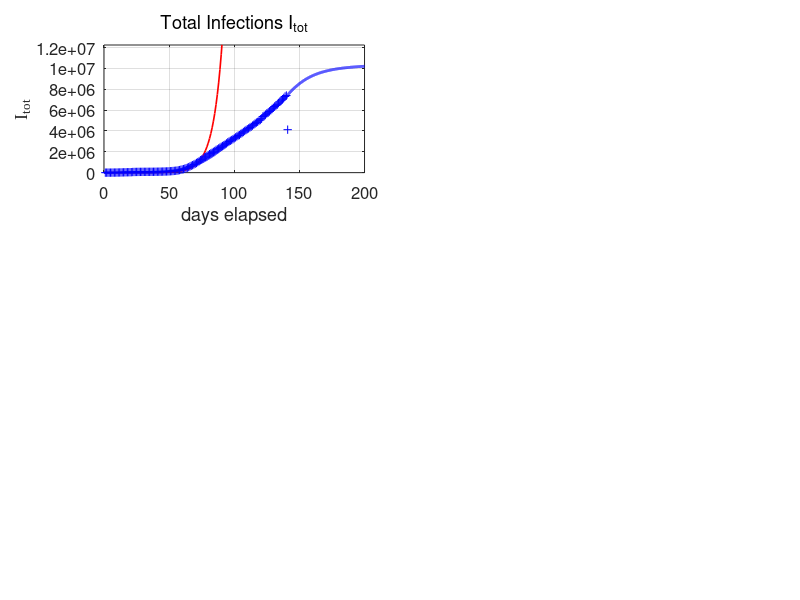

The MATLAB source for this figure: (Note: this script raises an error after producing the figure.)
% covid19CHINA.m

% Revised:  2020 05 16

% Mathemtatical model for the spread of the covid19 virus
% Model for AUSTRALIAL spread of virus
% Data from https://www.worldometers.info/coronavirus/
% Date file:  covid19.mat  variable covid19
% Model specified by the variables in the INPUT SECTION of the Script

% DOING PHYSICS WITH MATLAB: 
%   ../mphome.htm
% Documentation
%   http://www.physics.usyd.edu.au/teach_res/mp/doc/sird19EA.htm
% Download Scripts
%   http://www.physics.usyd.edu.au/teach_res/mp/mscripts/

% Ian Cooper
% email: matlabvisualphysics@gmail.com
% Matlab 2019b

% Populations: Data d / Model
% Susceptible individuals:  Sd  S
% Active infections (currently infected);  Id  I
% Removed Rm
% Recovered:  Rd  R
% Dead:  Dd  D


close all
clear
clc

global Imax Rmax Dmax ITmax Smax

% DATA  ===============================================================
load('covid19.mat')
Ndays  = find(covid19 == 0,1) - 1;  

% save covid19.mat covid19

% DATA: variable covid19
% Col 1: World   Id   Currently Infected Cases
% Col 2: World   Rd   Recovered
% Col 3: World   Dd   Deaths

% Data for China with Script svr19CHINA.m
% Col 4: China   Total infected cases
% Col 5: China   Currently Infected Cases
% Col 6: China   Deaths
% Col 7: USA     Total infected cases
% Col 8: USA     Currently infected cases
% Col 9: USA     Deaths
% Col 10: AUST     Total infected cases
% Col 11: AUST     Currently infected cases
% Col 12: AUST     Deaths
% Col 13: IND     Total infected cases
% Col 14: IND     Currently infected cases
% Col 15: IND     Deaths

% DATA: Id Rd Dd / Number of data days for COVID19  
  Rd  = covid19(1:Ndays,2);
  Id  = covid19(1:Ndays,1);
  Dd  = covid19(1:Ndays,3);  
  
  Ndays = length(Id);
  
  Idtot = Id + Rd + Dd;
  Idmax = max(Id);
  Rdmax = max(Rd);
  Ddmax = max(Dd);
  ITdmax = max(Idtot);

% MODEL INPUT PARAMETERS  ============================================
% Model: number of time steps 
  num = 5000;
% Maximum number of days for model   [200]
  tMax = 200;

% Initial number of infections   [0.004] 
  I = zeros(num,1);
  I(1) = 1e-4;
% Adjustable model parameters  
% S --> I  [0.38] 
  a = 0.12;
% I --> Rm  [0.036]
  b = 0.025;
%  r = 0.91;    % recoveries
%  d = 1 - r;   % deaths
% Population scaling factor
%  f = 8.7171e4;
  f = 9e6;
% Time index
  t_index = 77; 
% Exponential growth
     th = 5; t0 = 0; 
% Starting Date
  zSTART = datenum([2020 1 22]);

% SETUP  ==============================================================
% Time [days]
  t = linspace(0,tMax,num)';
  dt = t(2) - t(1);
% Exponential growth
  k = log(2)/th;  tE = 0:100;
  v0 = 177400/exp(k*60);
  v = v0.*exp(k*(tE - t0));

% Model: S  D  R  
  S  = zeros(num,1);
  Rm = zeros(num,1);
    
% Model: Initial values for populations
  S(1) = 1;
  
% MODEL: Time Evolution  ==============================================
for n = 1:num-1
  dS = -a*S(n)*I(n)*dt;
  dI = -dS;
  dRm = b*I(n)*dt;
  S(n+1) =  S(n) + dS;
   
  if n == 1700; S(n+1) = 0.70; end
  if n == 2500; S(n+1) = 0.40; end
  if n == 2700; S(n+1) = 0.35; end
  if n == 3100; S(n+1) = 0.38; end
  if n == 3400; S(n+1) = 0.42; end
  
  I(n+1) =  I(n) + dI - dRm;
  Rm(n+1) = Rm(n)+ dRm;
end

% Scale populations
  I = f.*I;
  Rm = f.*Rm;
  k0 = 0.5e-6;
  D0 = 5e5;
  D = D0.*(1 - exp(-k0.*Rm));
  R = Rm - D;
  Itot = I + Rm;

  Imax = max(I);
  Rmax = max(R);
  Dmax = max(D);
  Smax = max(S);
  ITmax = max(Itot);
    
% Percentages: model
  pI = 100*I(end) / Itot(end);
  pR = 100*R(end) / Itot(end);
  pD = 100*D(end) / Itot(end);
  
% Percentages: Data
  pId = 100*Id(end) / Idtot(end);
  pRd = 100*Rd(end) / Idtot(end);
  pDd = 100*Dd(end) / Idtot(end);
  

% *********************************************************************  
% GRAPHICS
% ********************************************************************* 

figure(1)
  set(gcf,'units','normalized');
  set(gcf,'position',[0.03 0.03 0.55 0.75]);
  set(gcf,'color','w');

subplot(3,2,1)   % Total infections
    xP = tE;
    yP = v;
    plot(xP,yP,'r','linewidth',1.2)
   
    hold on
    xP = 1: Ndays;
    yP = Idtot; 
    plot(xP,yP,'b+')
    hold on
    xP = t; yP = Itot;
    plot(xP,yP,'b','linewidth',2)
    
    xlim([0 tMax])
    ylim([0 1.2*ITmax])
    grid on
    xlabel('days elapsed')
    ylabel('I_{tot}','FontName','Times New Roman')
    title('Total Infections I_{tot}','fontweight','normal');
    set(gca,'fontsize',12)  
 %   set(gca,'Position', [0.0850 0.7093+0.04 0.3347 0.2157]);
    yMax = ylim;
    z = yMax(2);
    plotMonths(z)
    
  
subplot(3,2,2)  % INFECTIONS
    xP = 1: Ndays;
    yP = Id;
    plot(xP,yP,'b+')   
    hold on
    
%     xP = t_index; yP = Id(t_index);
%     plot(xP,yP,'bo','markerfacecolor','b','markersize',8)
    
    xP = t; yP = I;
    plot(xP,yP,'b','linewidth',2)
   
    grid on
    title('Active Infections  I','fontweight','normal')
    ylabel('I','FontName','Times New Roman') 
    xlabel('days elapsed')
    set(gca,'fontsize',12)
    yMax = ylim;
    z = yMax(2);
    plotMonths(z)
    
    
subplot(3,2,3)   % RECOVERIES
    xP = 1: Ndays;
    yP = Rd; 
    plot(xP,yP,'k+')
    hold on
 
%     xP = t_index; yP = Rd(t_index);
%     plot(xP,yP,'ko','markerfacecolor','k','markersize',8)
%     
    xP = t; yP = R;
    plot(xP,yP,'k','linewidth',2)
    
    xlim([0 tMax])
    grid on
    ylabel('R')
    xlabel('days elapsed')
    title('Recoveries  R','fontweight','normal')
    set(gca,'fontsize',12)
%    set(gca,'Position', [0.0800 0.4096+0.04 0.3347 0.2157]);
   yMax = ylim;
    z = yMax(2);
    plotMonths(z)
    
    
 subplot(3,2,4)    % DEATHS
    xP = 1: Ndays;
    yP = Dd; 
    plot(xP,yP,'r+')
    hold on
 
%     xP = t_index; yP = Dd(t_index);
%     plot(xP,yP,'ro','markerfacecolor','r','markersize',8)
    
    xP = t; yP = D;
    plot(xP,yP,'r','linewidth',2)
   
    xlim([0 tMax])
    grid on
    ylabel('D')
    xlabel('days elapsed')
    title('Deaths  D','fontweight','normal')
    set(gca,'fontsize',12) 
 %   set(gca,'Position', [0.5703-0.04 0.4096+0.04 0.3347 0.2157]);
    yMax = ylim;
    z = yMax(2);
    plotMonths(z)
 

 subplot(3,2,5)
    xP = t; yP = S;
    plot(xP,yP,'b','linewidth',2)
    hold on
    
    xlim([0 tMax])
    ylim([0 1.1*Smax])
    grid on
    xlabel('days elapsed')
    ylabel('S') 
    title('Susceptible Population S','fontweight','normal')
    set(gca,'fontsize',12)    
 %   set(gca,'Position', [0.0800 0.1100+0.04 0.3347 0.2157]);   
    yMax = ylim;
    z = yMax(2);
    plotMonths(z)
    
    
subplot(3,2,6)  
   xlim([0 120])
   ylim([0 250])
   hh = 250; dh = -28;
   
   z = zSTART;
   z = datetime(z,'ConvertFrom','datenum');
   z.Format = 'dd-MMM-yyyy';
   txt = cellstr(z) ; 
   Htext = text(0,hh,txt,'fontsize',12);
   set(Htext,'color','k')
   
   hh = hh+2*dh;
   txt = 'MODEL PARAMETERS';
   text(0,hh,txt,'fontsize',12)
   
   hh = hh+dh;
   txt = sprintf('I(1) = %3.0e   f = %2.2e   a = %2.3f   b = %2.3f', I(1)/f, f,a ,b);
   text(0,hh,txt,'fontsize',12)
   
   hh = hh+2*dh; 
   txt = 'DATA';
   text(0,hh,txt,'fontsize',12)
   
   z = zSTART;
   z = z + Ndays;
   z = datetime(z,'ConvertFrom','datenum');
   z.Format = 'dd-MMM-yyyy';
   txt = cellstr(z) ; 
   text(20,hh,txt,'fontsize',12)
    
   hh = hh+dh;
   z1 = Id(end); z2 = Rd(end); z3 = Dd(end); z4 = z1+z2+z3;  
   txt = sprintf('I = %5.0f    R = %5.0f    D = %5.0f    I_{tot} = %5.0f', z1,z2,z3,z4);
   text(6,hh,txt,'fontsize',12)
   
   % Recoveries and Deaths
     hh = hh+dh;
     txt = sprintf('percent: Active = %2.1f  Recoveries = %2.1f    Deaths = %2.1f   ',pId,pRd,pDd);
     text(2,hh,txt,'fontsize',12)  
   
     hh = hh+2*dh; 
     txt = 'MODEL PREDICTIONS';
     text(0,hh,txt,'fontsize',12)
   
     z = zSTART;
     z = z + tMax;
     z = datetime(z,'ConvertFrom','datenum');
     z.Format = 'dd-MMM-yyyy';
     txt = cellstr(z) ; 
     text(78,hh,txt,'fontsize',12)
   
     hh = hh+dh;
     z1 = I(end); z2 = R(end); z3 = D(end); z4 = z1+z2+z3;  
     txt = sprintf('I = %5.0f    R = %5.0f    D = %5.0f    I_{tot} = %5.0f', z1,z2,z3,z4);
     text(6,hh,txt,'fontsize',12)

     hh = hh+dh;
     txt = 'Peak';
     text(10,hh,txt,'fontsize',12)
     z = find(I == Imax,1);
     z = t(z) + zSTART;
     z = datetime(z,'ConvertFrom','datenum');
     z.Format = 'dd-MMM-yyyy';
     txt = cellstr(z) ; 
     text(30,hh,txt,'fontsize',12)
   
     txt = sprintf('I_{peak} = %5.0f',Imax);
     text(70,hh,txt,'fontsize',12)
   
     hh = hh+dh;
     txt = sprintf('percent: Active = %2.1f  Recoveries = %2.1f    Deaths = %2.1f   ',pI,pR,pD);
     text(2,hh,txt,'fontsize',12)   
        
     axis off
  %   set(gca,'Position', [0.5703-0.08 0.1100+0.04 0.3347 0.2157]);
     
     
 figure(2)  % ----------------------------------------------------------
   set(gcf,'units','normalized');
   set(gcf,'position',[0.460 0.05 0.2 0.25]);
   set(gcf,'color','w');

   xP = Rd+Dd; yP = Dd;
   plot( xP,yP,'b+')
   hold on
   xP = Rm; yP = D;
   plot( xP,yP,'r','linewidth',2)
   grid on
   ylabel('deaths D')
   xlabel('removals R_m')
   set(gca,'fontsize',12)     
     

figure(3)  % ----------------------------------------------------------
   set(gcf,'units','normalized');
   set(gcf,'position',[0.670 0.05 0.2 0.50]);
   set(gcf,'color','w');

subplot(2,1,1)   
   yP = Rd+Dd; xP = Idtot;
   plot( xP,yP,'b+')
   hold on
   yP = Rm; xP = Itot;
   plot( xP,yP,'r','linewidth',2)
   grid on
   xlabel('infections   I_{tot}')
   ylabel('removals   R_m')
   set(gca,'fontsize',12)   

 subplot(2,1,2)   
   yP = Rd+Dd; xP = Id;
   plot( xP,yP,'b+')
   hold on
   yP = Rm; xP = I;
   plot( xP,yP,'r','linewidth',2)
   grid on
   xlabel('active infections   I')
   ylabel('removals   R_m')
   set(gca,'fontsize',12)   
   
     
figure(9)
  set(gcf,'units','normalized');
  set(gcf,'position',[0.46 0.4 0.2 0.50]);
  set(gcf,'color','w');

  subplot(3,1,1)
    xP = Rd+Dd; yP = Dd;
   plot( xP,yP,'b+')
   hold on
   xP = Rm; yP = D;
   plot( xP,yP,'r','linewidth',2)
   grid on
   ylabel('deaths D')
   xlabel('removals R_m ')
 %  title('D = D_0 [1 - exp( - k R_m)]','fontweight','normal')
   txt = sprintf('D_0 = %2.0f', D0);
   text(5.1e6,3e5,txt,'fontsize',12)
   txt = sprintf('k = %2.2e',k0);
   text(5.1e6,1e5,txt,'fontsize',12)
   set(gca,'fontsize',12)
   
 subplot(3,1,2)  
   yP = Rd+Dd; xP = Id;
   plot( xP,yP,'b+')
   hold on
   yP = Rm; xP = I;
   plot( xP,yP,'r','linewidth',2)
   grid on
   xlabel('active infections   I')
   ylabel('removals   R_m')
   set(gca,'fontsize',12)   

 subplot(3,1,3)  
   yP = Rd+Dd; xP = Idtot;
   plot( xP,yP,'b+')
   hold on
   yP = Rm; xP = Itot;
   plot( xP,yP,'r','linewidth',2)
   grid on
   xlabel('infections   I_{tot}')
   ylabel('removals   R_m')
   set(gca,'fontsize',12)   

        
   
% =====================================================================
     
function  plotMonths(z)
    
       yMax = z;
     % Months
       m1 = [2020 01 22];    % day zero
       m2 = [2020 02  1];    % Feb
       m3 = [2020 03  1];    % Mar
       m4 = [2020 04  1];    % Apr
       m5 = [2020 05  1];    % May
       m6 = [2020 06  1];    % Jun
       m7 = [2020 07  1];    % Jul
       m8 = [2020 08  1];    % Aug
   
      tm(1) = datenum(m1);
      tm(2) = datenum(m2) - tm(1);
      tm(3) = datenum(m3) - tm(1);
      tm(4) = datenum(m4) - tm(1);
      tm(5) = datenum(m5) - tm(1);
      tm(6) = datenum(m6) - tm(1);
      tm(7) = datenum(m7) - tm(1);
      tm(8) = datenum(m8) - tm(1);
   
    
      for n = 2:8
        plot([tm(n), tm(n)], [0, yMax],'linewidth',1,'color', [0.5 0.5 0.5]);
        hold on
      end
      
      ys = 0.9;
      text(22, ys*yMax,'F')
      text(52, ys*yMax,'M')
      text(82, ys*yMax,'A')
      text(112,ys*yMax,'M')
      text(142,ys*yMax,'J')
      text(172,ys*yMax,'J')
      
   end
  
   
